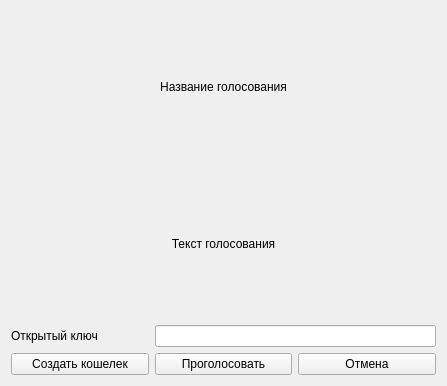
<?xml version="1.0" encoding="UTF-8"?>
<ui version="4.0">
 <class>Form</class>
 <widget class="QWidget" name="Form">
  <property name="geometry">
   <rect>
    <x>0</x>
    <y>0</y>
    <width>447</width>
    <height>386</height>
   </rect>
  </property>
  <property name="windowTitle">
   <string>Form</string>
  </property>
  <layout class="QGridLayout" name="gridLayout">
   <item row="4" column="1">
    <widget class="QPushButton" name="vote_button">
     <property name="text">
      <string>Проголосовать</string>
     </property>
     <property name="checkable">
      <bool>true</bool>
     </property>
    </widget>
   </item>
   <item row="4" column="2">
    <widget class="QPushButton" name="cancel_button">
     <property name="text">
      <string>Отмена</string>
     </property>
     <property name="checkable">
      <bool>true</bool>
     </property>
    </widget>
   </item>
   <item row="3" column="0">
    <widget class="QLabel" name="label">
     <property name="text">
      <string>Открытый ключ</string>
     </property>
    </widget>
   </item>
   <item row="2" column="0" colspan="3">
    <layout class="QVBoxLayout" name="vars"/>
   </item>
   <item row="1" column="0" colspan="3">
    <widget class="QLabel" name="vote_text_label">
     <property name="text">
      <string>Текст голосования</string>
     </property>
     <property name="alignment">
      <set>Qt::AlignCenter</set>
     </property>
    </widget>
   </item>
   <item row="0" column="0" colspan="3">
    <widget class="QLabel" name="vote_name_label">
     <property name="text">
      <string>Название голосования</string>
     </property>
     <property name="alignment">
      <set>Qt::AlignCenter</set>
     </property>
    </widget>
   </item>
   <item row="3" column="1" colspan="2">
    <widget class="QLineEdit" name="pubkey_lineEdit"/>
   </item>
   <item row="4" column="0">
    <widget class="QPushButton" name="create_wallet_button">
     <property name="text">
      <string>Создать кошелек</string>
     </property>
     <property name="checkable">
      <bool>true</bool>
     </property>
    </widget>
   </item>
  </layout>
 </widget>
 <resources/>
 <connections/>
</ui>
